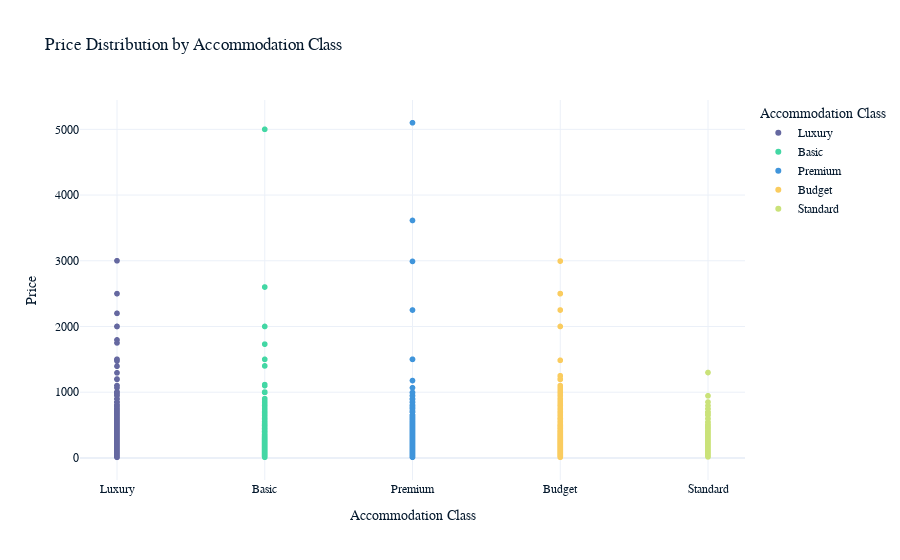

Notebook cell for this chart:
### Markdown cell above
Let's create a simple and engaging visualization of the data we have processed

### Code cell
import plotly.express as px

fig = px.scatter(df, x='accommodation_class', y='price', 
                 color='accommodation_class', 
                 title='Price Distribution by Accommodation Class',
                 labels={'price': 'Price', 'accommodation_class': 'Accommodation Class'},
                 hover_data=['description'])

fig.show()

### Figure 1 — Plotly figure (JSON) as saved in the notebook; plotly's stock layout.template omitted (floating-point values rounded to 4 significant figures; data arrays with more than 128 entries replaced by an {"elided": "..."} marker saying what was removed)
{"data": [{"customdata": {"elided": "7129x1 mixed values"}, "hovertemplate": "Accommodation Class=%{x}<br>Price=%{y}<br>description=%{customdata[0]}<extra></extra>", "legendgroup": "Luxury", "marker": {"color": "#6568a0", "symbol": "circle"}, "mode": "markers", "name": "Luxury", "showlegend": true, "x": {"elided": "7129 str values"}, "xaxis": "x", "y": {"elided": "7129 int values"}, "yaxis": "y", "type": "scattergl"}, {"customdata": {"elided": "6254x1 str values"}, "hovertemplate": "Accommodation Class=%{x}<br>Price=%{y}<br>description=%{customdata[0]}<extra></extra>", "legendgroup": "Basic", "marker": {"color": "#43d7a4", "symbol": "circle"}, "mode": "markers", "name": "Basic", "showlegend": true, "x": {"elided": "6254 str values"}, "xaxis": "x", "y": {"elided": "6254 int values"}, "yaxis": "y", "type": "scattergl"}, {"customdata": {"elided": "4641x1 str values"}, "hovertemplate": "Accommodation Class=%{x}<br>Price=%{y}<br>description=%{customdata[0]}<extra></extra>", "legendgroup": "Premium", "marker": {"color": "#4095db", "symbol": "circle"}, "mode": "markers", "name": "Premium", "showlegend": true, "x": {"elided": "4641 str values"}, "xaxis": "x", "y": {"elided": "4641 int values"}, "yaxis": "y", "type": "scattergl"}, {"customdata": {"elided": "5901x1 str values"}, "hovertemplate": "Accommodation Class=%{x}<br>Price=%{y}<br>description=%{customdata[0]}<extra></extra>", "legendgroup": "Budget", "marker": {"color": "#facc5f", "symbol": "circle"}, "mode": "markers", "name": "Budget", "showlegend": true, "x": {"elided": "5901 str values"}, "xaxis": "x", "y": {"elided": "5901 int values"}, "yaxis": "y", "type": "scattergl"}, {"customdata": {"elided": "1266x1 mixed values"}, "hovertemplate": "Accommodation Class=%{x}<br>Price=%{y}<br>description=%{customdata[0]}<extra></extra>", "legendgroup": "Standard", "marker": {"color": "#cae279", "symbol": "circle"}, "mode": "markers", "name": "Standard", "showlegend": true, "x": {"elided": "1266 str values"}, "xaxis": "x", "y": {"elided": "1266 int values"}, "yaxis": "y", "type": "scattergl"}], "layout": {"xaxis": {"anchor": "y", "domain": [0, 1], "title": {"text": "Accommodation Class"}, "categoryorder": "array", "categoryarray": ["Luxury", "Basic", "Premium", "Budget", "Standard"]}, "yaxis": {"anchor": "x", "domain": [0, 1], "title": {"text": "Price"}}, "legend": {"title": {"text": "Accommodation Class"}, "tracegroupgap": 0}, "title": {"text": "Price Distribution by Accommodation Class"}}}
